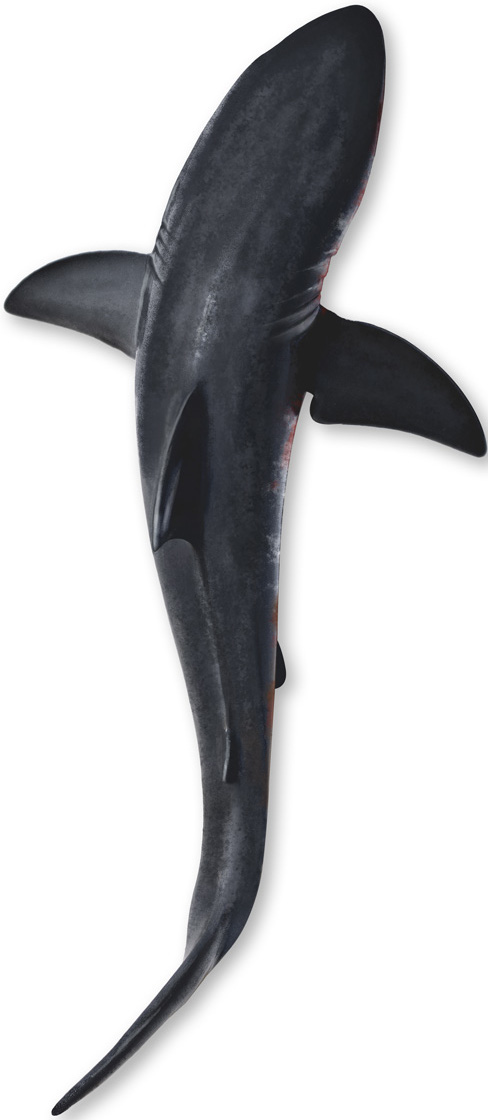
//> input picture shark_out_up.jpeg, 488 x 1120 px
$ ./findSharkVid   (built with g++ and OpenCV 4)
//> lines starting //> are read from the running program, lines starting //| are printed output that depends on the picture; after the words box and inside, x2 and y2 are one past the last pixel; in counts of white or black regions, pixels touching at a corner belong together
// Works with openCV 2.4
/*
#include <opencv2/imgproc/imgproc.hpp>
#include <opencv2/highgui/highgui.hpp>
#include <opencv2/core/core.hpp>
#include <iostream>
*/
// works with openCV 4.2
#include <opencv4/opencv2/imgproc.hpp>
#include <opencv4/opencv2/highgui.hpp>
#include <opencv4/opencv2/core.hpp>
#include <opencv4/opencv2/opencv.hpp>
#include <iostream>

#include "SSIM.hpp"

using namespace std;
using namespace cv;

Mat src, dst, morph, gray, thresh;
char window_name[] = "SSIM Video";

int erosion_size = 5;
int dilation_size = 3;
int morph_size = 10;

// Convert to string for displaying FPS
#define SSTR( x ) static_cast< std::ostringstream & >( \
( std::ostringstream() << std::dec << x ) ).str()

int main( int argc, char ** argv )
{
    // Load base image in different rotations and get its contour
    Mat up, down, left, right;
    up = imread("shark_out_up.jpeg" , IMREAD_GRAYSCALE);
//> up: 1120 rows x 488 cols, CV_8UC1; min 15, max 255, mean 199.1
    threshold( up, up, 200, 255, 0 );
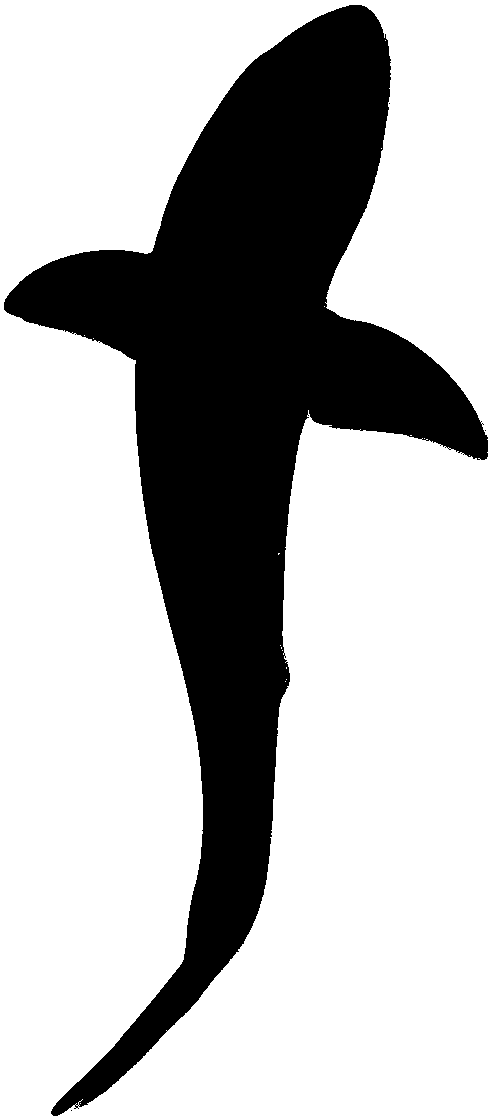
//> up: 1120 rows x 488 cols, CV_8UC1; 71.2% white; 4 black regions (3 under 20 px), largest, box (x1, y1, x2, y2) and area: (4, 5, 488, 1116) 157607

    down = imread("shark_out_down.jpeg" , IMREAD_GRAYSCALE);
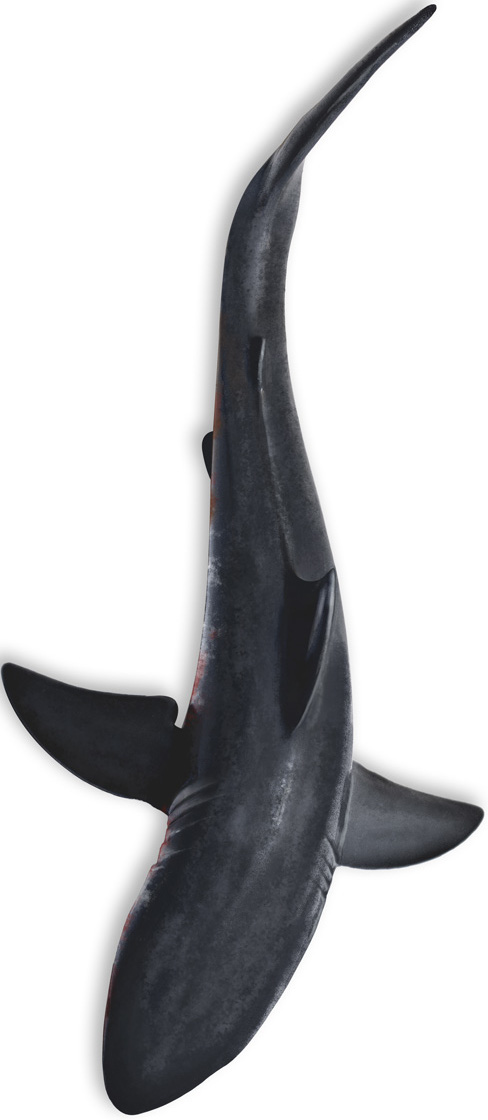
//> input picture shark_out_down.jpeg, 488 x 1120 px
//> down: 1120 rows x 488 cols, CV_8UC1; min 15, max 255, mean 199.1
    threshold( down, down, 200, 255, 0 );
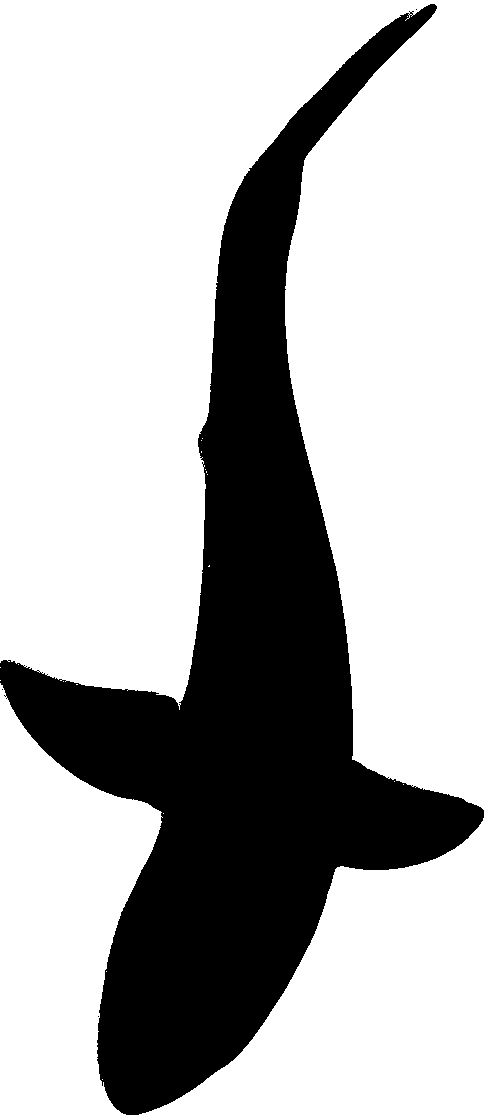
//> down: 1120 rows x 488 cols, CV_8UC1; 71.2% white; 4 black regions (3 under 20 px), largest, box (x1, y1, x2, y2) and area: (0, 4, 484, 1115) 157607

    right = imread("shark_out.jpeg" , IMREAD_GRAYSCALE);
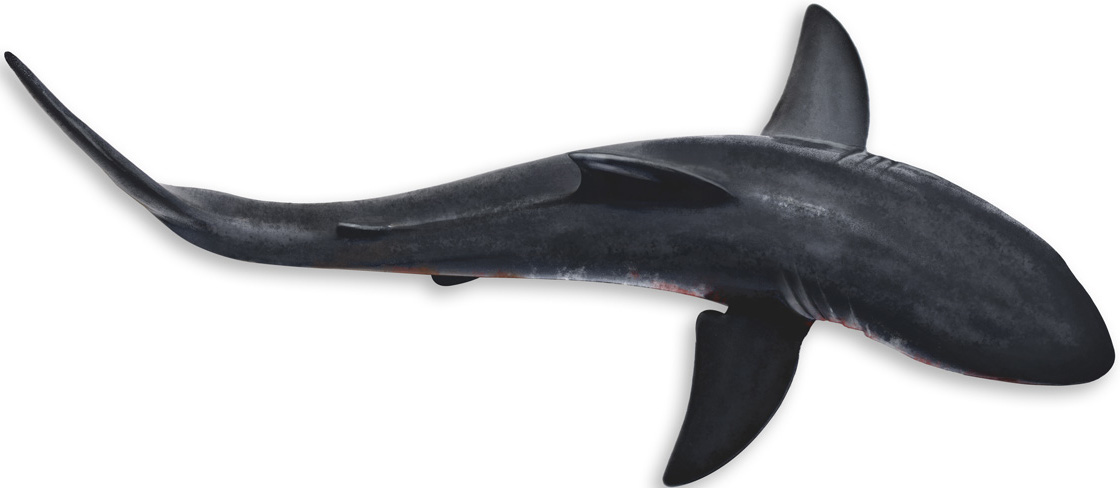
//> input picture shark_out.jpeg, 1120 x 488 px
//> right: 488 rows x 1120 cols, CV_8UC1; min 15, max 255, mean 199.1
    threshold( right, right, 200, 255, 0 );
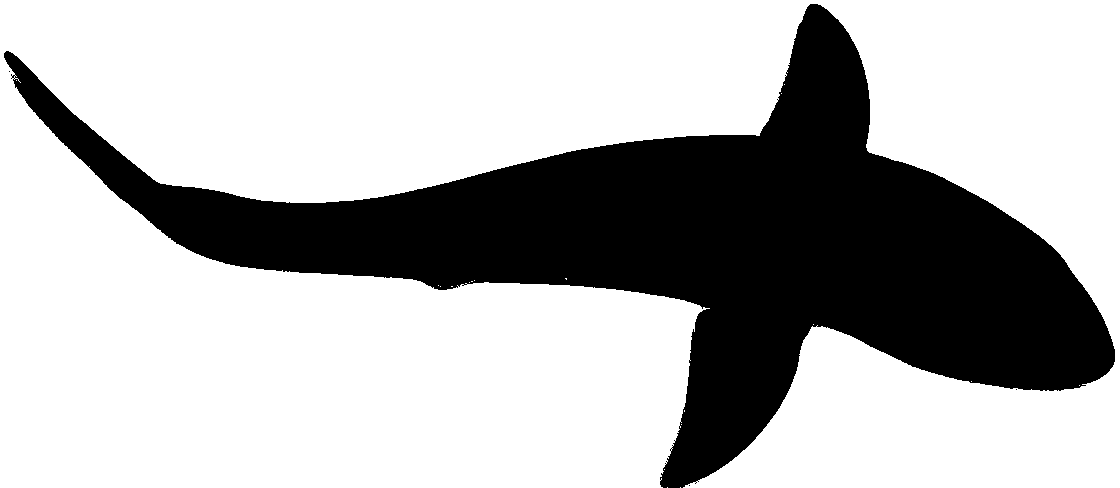
//> right: 488 rows x 1120 cols, CV_8UC1; 71.2% white; 4 black regions (3 under 20 px), largest, box (x1, y1, x2, y2) and area: (4, 4, 1115, 488) 157605

    left = imread("shark_out_left.jpeg" , IMREAD_GRAYSCALE);
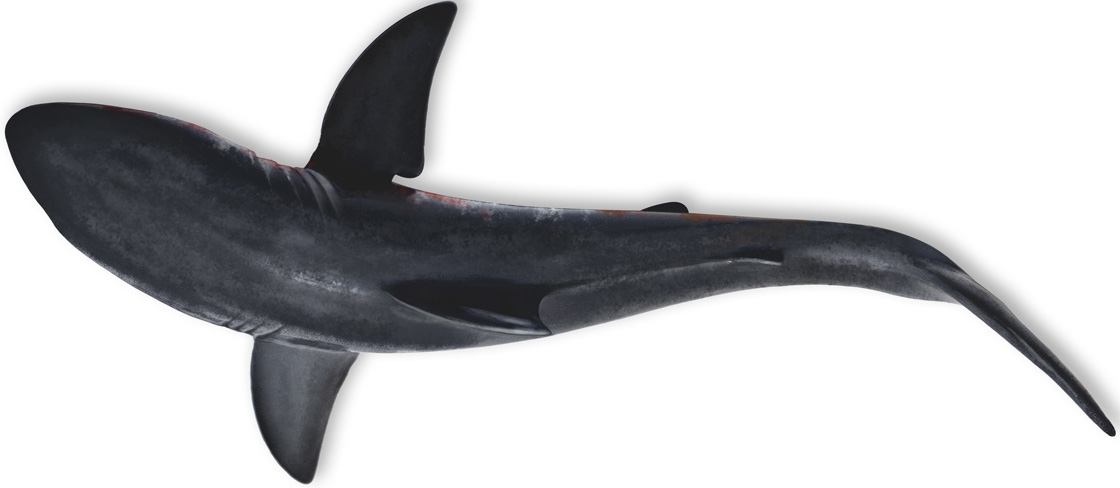
//> input picture shark_out_left.jpeg, 1120 x 488 px
//> left: 488 rows x 1120 cols, CV_8UC1; min 15, max 255, mean 199.1
    threshold( left, left, 200, 255, 0 );
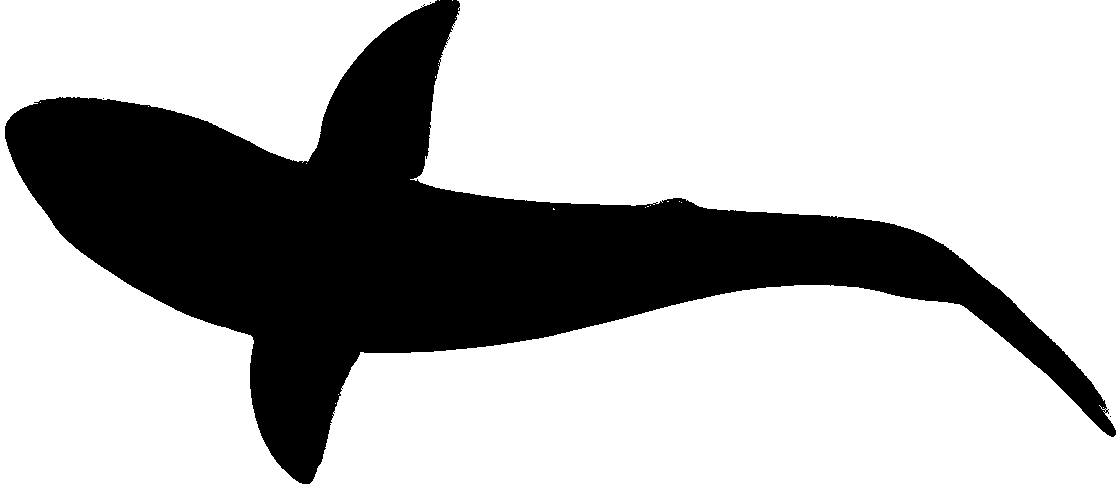
//> left: 488 rows x 1120 cols, CV_8UC1; 71.2% white; 4 black regions (3 under 20 px), largest, box (x1, y1, x2, y2) and area: (5, 0, 1116, 484) 157605

    // Set point to track where shark previosuly was detected ( (0,0) is default )
    Point prev = Point(0, 0);

    namedWindow( window_name, WINDOW_AUTOSIZE );
    VideoCapture cap("sharkV_2.mp4");

    // Following is for saving video produced
    int frame_width = cap.get(CAP_PROP_FRAME_WIDTH);
    int frame_height = cap.get(CAP_PROP_FRAME_HEIGHT);
    int codec = VideoWriter::fourcc('M', 'J', 'P', 'G');
    VideoWriter video("SharkSSIM.avi", codec, 20, Size(frame_width,frame_height));

    while (true) {
        cap >> src;
        if(src.empty())
        {
            break;
        }

        // Initialise timer to get frame rate
        double timer = (double)getTickCount();

        //  medianBlur is looking like a good option, SEE below
        medianBlur( src, dst, 5);

        // Opening morph to get filter out light reflections
        Mat element = getStructuringElement(  MORPH_ELLIPSE, Size( 2*morph_size + 1, 2*morph_size+1 ), Point( morph_size, morph_size ) );
        morphologyEx( dst, morph, MORPH_OPEN, element );
        // [8 lines of commented-out code are left out]
        cvtColor(morph, gray, COLOR_BGR2HSV);


        // Main for loop to test SSIM on different HSV thresholds
        Rect mostBound;
        double maxSSIM = 0;
        double curSSIM;
        // Detect the object based on HSV Range Values
        for (int low_V = 100; low_V <= 110; low_V += 10) {
            inRange(gray, Scalar(0, 0, low_V), Scalar(255, 255, 255), thresh);

            // [6 lines of commented-out code are left out]
            Mat canny_output;
            Canny( thresh, canny_output, 100, 100*2 );

            vector<vector<Point> > contours;
            findContours( canny_output, contours, RETR_TREE, CHAIN_APPROX_SIMPLE );

            // Vectors for contour polygons and bounding rectangles of polygons
            vector<vector<Point> > contours_poly( contours.size() );
            vector<Rect> boundRect( contours.size() );

            // Vectors for sustible bounding rectangles and polygon moments
            vector<Rect> realRect( contours.size() );
            vector<Moments> realMu( contours.size() );
            vector<Moments> mu( contours.size() );

            // For each contour, get bounding rectangle and moment from its polygon
            for( size_t i = 0; i < contours.size(); i++ )
            {
                approxPolyDP( contours[i], contours_poly[i], 3, true );
                boundRect[i] = boundingRect( contours_poly[i] );
                mu[i] = moments( contours[i] );
            }


            // For each bounding rectangle, get important contours and count how many
            int x = 0;
            for( size_t i = 0; i< contours.size(); i++ )
            {
                // If contour is right size and in region where last ROI was found (or ROI doesn't exist, prerv = (0,0)),
                // add its bounding box and moment to list of contours to check with SSIM
                if ((boundRect[i].x < (prev.x + 200) && boundRect[i].x > (prev.x - 200)) || prev.x == 0) {
                    if ((boundRect[i].y < (prev.y + 50) && boundRect[i].y > (prev.y - 50)) || prev.y == 0) {
                        if ((boundRect[i].width * boundRect[i].height) > 2000 && (boundRect[i].width * boundRect[i].height) < 50000) {
                            realRect[x] = boundRect[i];
                            realMu[x] = mu[i];
                            x++;
                        }
                    }
                }
            }

            // If no corect contours were found, set previous ROI to point (0,0)
            if (x == 0) {
                prev = Point(0, 0);
            }

            Mat img_display, result, templ, templ_down;
            double minVal; double maxVal; Point minLoc; Point maxLoc;
            Point matchLoc;
            Point conCentre;

            // For each contour of interest, find most likely base image that matches and calculate SSIM
            for( int i = 0; i< x; i++ )
            {
                // Extract ROI for frame "thresh"
                matchLoc = realRect[i].tl();
                Rect myROI(matchLoc.x, matchLoc.y, realRect[i].width, realRect[i].height);
                Mat roi = thresh(myROI);

                // Find centre of contour
                conCentre.x = realMu[i].m10 / realMu[i].m00;
                conCentre.y = realMu[i].m01 / realMu[i].m00;

                /*
                    Assume sharks are longer then they are wide and that their head is wider then their tail.
                    If ROI width > height, check if center of contour is to the left or right, if left use shark facing
                    left as base image vis versa for right. Same up/down image as well.
                */
                if (realRect[i].width > realRect[i].height) {
                    if (conCentre.x > (matchLoc.x + realRect[i].width/2)) {
                        templ = right;
                    } else {
                        templ = left;
                    }
                } else {
                    if (conCentre.y > (matchLoc.y + realRect[i].height/2)) {
                        templ = down;
                    } else {
                        templ = up;
                    }
                }

                // Resize base image to match size of ROI
                resize(templ, templ, Size(realRect[i].width, realRect[i].height));

                // Calculate SSIM between contour and base image, if SSIM is large then max previously found
                // set bounding box to current ROI
                curSSIM = qm::compute_quality_metrics(roi, templ, 4);
                if (curSSIM > maxSSIM) {
                    maxSSIM = curSSIM;
                    mostBound = realRect[i];
                    prev.x = mostBound.x;
                    prev.y = mostBound.y;
                }

                //imshow( "roi", roi);
                //imshow( "temp", templ);
                //waitKey();
            }
        }

        // Draw bounding box around what is thought to be shark
        Scalar color = Scalar( 0, 0, 255 );
        rectangle( src, mostBound.tl(), mostBound.br(), color, 3 );

        // Calclate FPS and display on video
        float fps = getTickFrequency() / ((double)getTickCount() - timer);
        putText(src, "FPS : " + SSTR(int(fps)), Point(100,50), FONT_HERSHEY_SIMPLEX, 0.75, Scalar(50,170,50), 2);

        // Show video and save it
        imshow(window_name, src);
        video.write(src);

        char key = (char) waitKey(30);
        if (key == 'q' || key == 27)
        {
            break;
        }
    }

    return 0;
}
